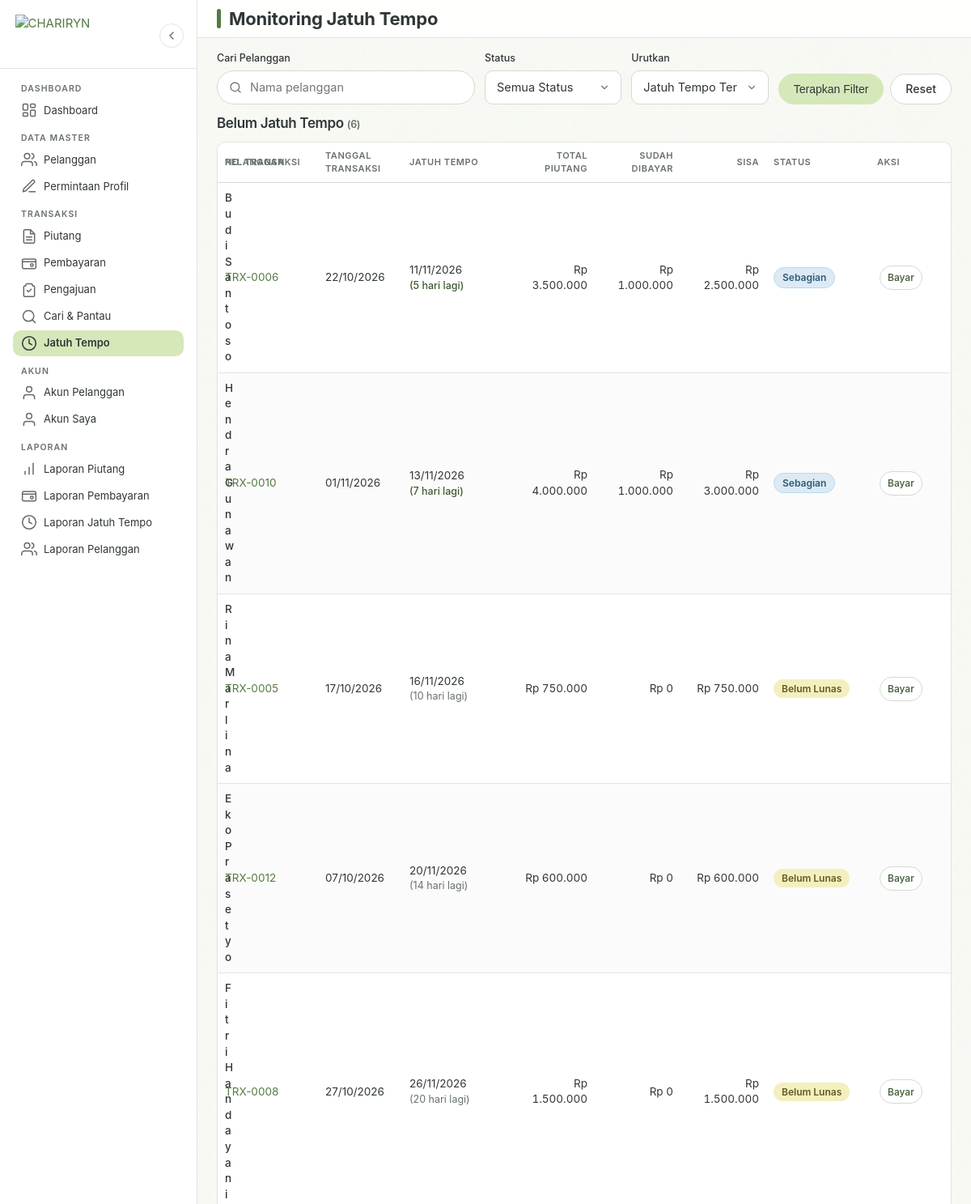
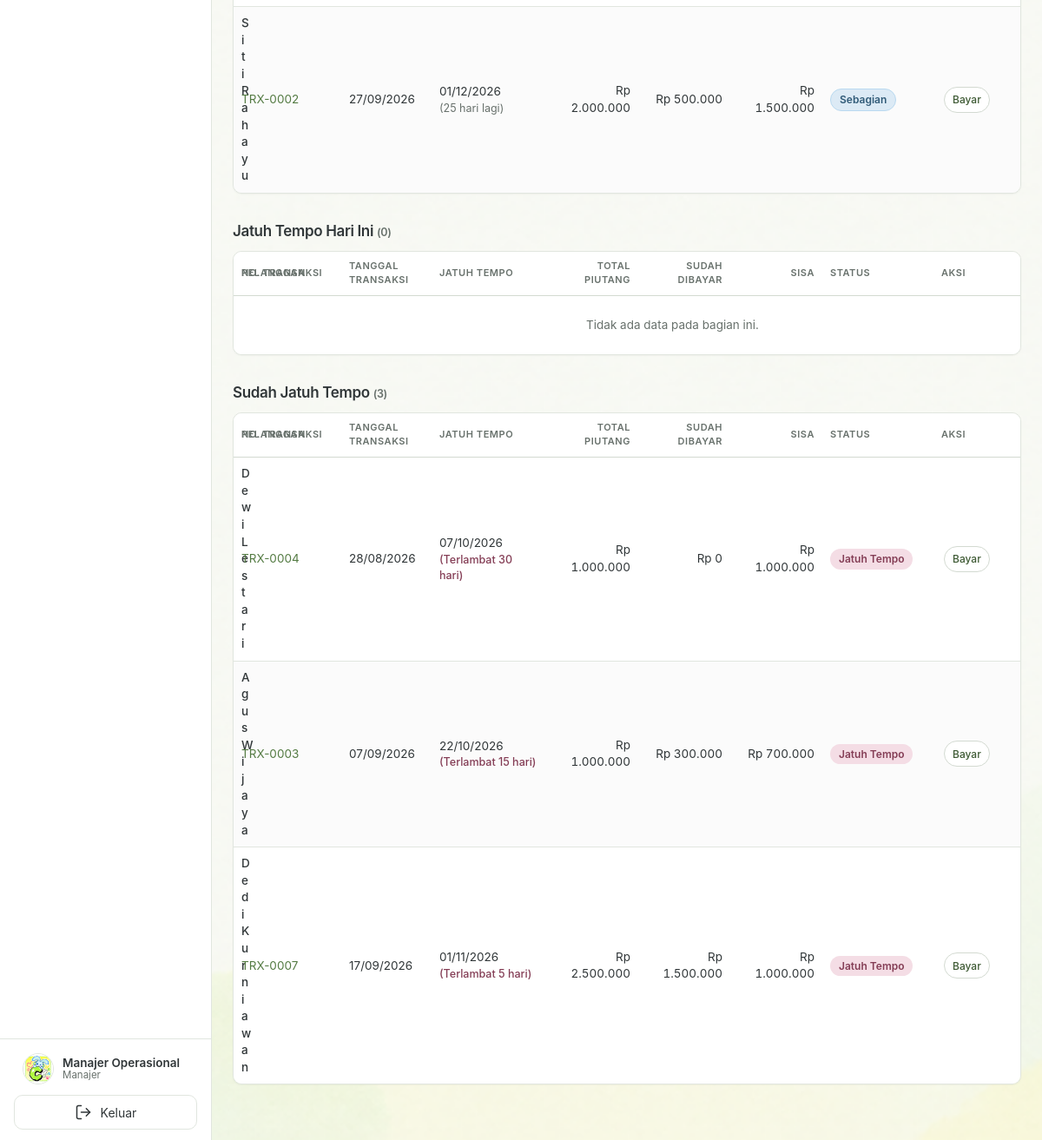
Page /jatuh-tempo/index.php (signed in) on the committed database (2 pictures, top to bottom).
### tables this page shows
CREATE TABLE IF NOT EXISTS users (
    id_user INT UNSIGNED NOT NULL AUTO_INCREMENT,
    id_pelanggan INT UNSIGNED NULL,
    username VARCHAR(50) NOT NULL,
    password VARCHAR(255) NOT NULL,
    nama VARCHAR(100) NOT NULL,
    role ENUM('pemilik', 'manajer', 'pelanggan') NOT NULL DEFAULT 'manajer',
    status ENUM('belum aktif', 'aktif', 'nonaktif') NOT NULL DEFAULT 'belum aktif',
    token_aktivasi VARCHAR(64) NULL,
    token_aktivasi_berakhir DATETIME NULL,
    created_at DATETIME NOT NULL DEFAULT CURRENT_TIMESTAMP,
    updated_at DATETIME NOT NULL DEFAULT CURRENT_TIMESTAMP ON UPDATE CURRENT_TIMESTAMP,
    PRIMARY KEY (id_user),
    UNIQUE KEY uq_users_username (username),
    UNIQUE KEY uq_users_pelanggan (id_pelanggan),
    KEY idx_users_role_status (role, status),
    CONSTRAINT fk_users_pelanggan
        FOREIGN KEY (id_pelanggan) REFERENCES pelanggan (id_pelanggan)
        ON DELETE CASCADE ON UPDATE CASCADE
);

CREATE TABLE IF NOT EXISTS piutang (
    id_piutang INT UNSIGNED NOT NULL AUTO_INCREMENT,
    id_pelanggan INT UNSIGNED NOT NULL,
    no_transaksi VARCHAR(30) NOT NULL,
    tanggal_transaksi DATE NOT NULL,
    total_piutang DECIMAL(15,2) NOT NULL,
    jumlah_dibayar DECIMAL(15,2) NOT NULL DEFAULT 0.00,
    sisa_piutang DECIMAL(15,2) NOT NULL,
    jatuh_tempo DATE NOT NULL,
    status ENUM('Belum Lunas', 'Sebagian', 'Lunas', 'Jatuh Tempo') NOT NULL DEFAULT 'Belum Lunas',
    keterangan TEXT NULL,
    created_at DATETIME NOT NULL DEFAULT CURRENT_TIMESTAMP,
    updated_at DATETIME NOT NULL DEFAULT CURRENT_TIMESTAMP ON UPDATE CURRENT_TIMESTAMP,
    PRIMARY KEY (id_piutang),
    UNIQUE KEY uq_piutang_no_transaksi (no_transaksi),
    KEY idx_piutang_pelanggan (id_pelanggan),
    KEY idx_piutang_tanggal (tanggal_transaksi),
    KEY idx_piutang_jatuh_tempo (jatuh_tempo),
    KEY idx_piutang_status (status),
    KEY idx_piutang_status_tempo (status, jatuh_tempo),
    CONSTRAINT fk_piutang_pelanggan
        FOREIGN KEY (id_pelanggan) REFERENCES pelanggan (id_pelanggan)
        ON DELETE RESTRICT ON UPDATE CASCADE
);

CREATE TABLE IF NOT EXISTS pelanggan (
    id_pelanggan INT UNSIGNED NOT NULL AUTO_INCREMENT,
    kode_pelanggan VARCHAR(20) NOT NULL,
    nama_pelanggan VARCHAR(100) NOT NULL,
    alamat TEXT NULL,
    no_hp VARCHAR(20) NULL,
    email VARCHAR(100) NULL,
    status ENUM('aktif', 'nonaktif') NOT NULL DEFAULT 'aktif',
    created_at DATETIME NOT NULL DEFAULT CURRENT_TIMESTAMP,
    updated_at DATETIME NOT NULL DEFAULT CURRENT_TIMESTAMP ON UPDATE CURRENT_TIMESTAMP,
    PRIMARY KEY (id_pelanggan),
    UNIQUE KEY uq_pelanggan_kode (kode_pelanggan),
    KEY idx_pelanggan_nama (nama_pelanggan),
    KEY idx_pelanggan_status (status)
);

### jatuh-tempo/index.php (the view, shortened to what the rows shown need)
<?php
requireManajer();
require_once BASE_PATH . '/includes/kepala.php';
$pdo = koneksiDatabase();
$cari = bersihkan($_GET['cari'] ?? '');
$status = bersihkan($_GET['status'] ?? '');
$urut = bersihkan($_GET['urut'] ?? 'tempo');
$halaman = max(1, (int) ($_GET['halaman'] ?? 1));
$perHalaman = 20;
$kondisi = ["p.status <> 'Lunas'"];
$parameter = [];
$where = 'WHERE ' . implode(' AND ', $kondisi);
$sqlOrder = $urut === 'sisa' ? 'p.sisa_piutang DESC' : 'p.jatuh_tempo ASC';
$stmt = $pdo->prepare(
    "SELECT
        p.id_piutang, p.no_transaksi, p.tanggal_transaksi, p.jatuh_tempo,
        p.total_piutang, p.jumlah_dibayar, p.sisa_piutang, p.status,
        pl.nama_pelanggan,
        CASE
            WHEN p.jatuh_tempo < CURDATE() THEN 'lewat'
            WHEN p.jatuh_tempo = CURDATE() THEN 'hari-ini'
            ELSE 'mendatang'
        END AS kategori
     FROM piutang AS p
     JOIN pelanggan AS pl ON pl.id_pelanggan = p.id_pelanggan
     $where
     ORDER BY FIELD(kategori, 'mendatang', 'hari-ini', 'lewat') ASC, $sqlOrder
     LIMIT :batas OFFSET :offset"
);
$stmt->bindValue(':batas', $perHalaman, PDO::PARAM_INT);
$stmt->bindValue(':offset', ($halaman - 1) * $perHalaman, PDO::PARAM_INT);
$stmt->execute();
$daftar = $stmt->fetchAll();
$stmt = $pdo->prepare(
    "SELECT
        CASE
            WHEN p.jatuh_tempo < CURDATE() THEN 'lewat'
            WHEN p.jatuh_tempo = CURDATE() THEN 'hari-ini'
            ELSE 'mendatang'
        END AS kategori,
        COUNT(*) AS jumlah
     FROM piutang AS p
     JOIN pelanggan AS pl ON pl.id_pelanggan = p.id_pelanggan
     $where
     GROUP BY kategori"
);
$stmt->execute($parameter);
$jumlahKategori = ['mendatang' => 0, 'hari-ini' => 0, 'lewat' => 0];
foreach ($stmt->fetchAll() as $baris) {
    $jumlahKategori[$baris['kategori']] = (int) $baris['jumlah'];
}
$bagian = ['mendatang' => [], 'hari-ini' => [], 'lewat' => []];
foreach ($daftar as $baris) {
    $bagian[$baris['kategori']][] = $baris;
}
$adaFilter = $cari !== '' || $status !== '';
?>
<?php
$judulBagian = [
    'mendatang' => 'Belum Jatuh Tempo',
    'hari-ini' => 'Jatuh Tempo Hari Ini',
    'lewat' => 'Sudah Jatuh Tempo',
];
foreach ($bagian as $kunci => $barisBagian):
?>
    <section class="mb-xl" aria-label="<?= e($judulBagian[$kunci]) ?>">
        <div class="kartu-judul">
            <h3><?= e($judulBagian[$kunci]) ?> <span class="teks-kecil">(<?= (int) $jumlahKategori[$kunci] ?>)</span></h3>
        </div>
        <div class="table-wrapper">
            <table class="tabel">
                <thead>
                    <tr>
                        <th class="col-kode">No. Transaksi</th>
                        <th class="col-tanggal">Tanggal Transaksi</th>
                        <th class="col-tempo">Jatuh Tempo</th>
                        <th class="angka col-angka">Total Piutang</th>
                        <th class="angka col-angka">Sudah Dibayar</th>
                        <th class="angka col-angka">Sisa</th>
                        <th class="col-status">Status</th>
                        <th class="tabel-aksi col-aksi">Aksi</th>
                    </tr>
                </thead>
                <tbody>
                    <?php if ($barisBagian === []): ?>
                        <tr class="tabel-baris-kosong"><td colspan="9"><?= $adaFilter ? 'Tidak ada data sesuai filter.' : 'Tidak ada data pada bagian ini.' ?></td></tr>
                    <?php else: ?>
                        <?php foreach ($barisBagian as $baris): ?>
                            <?php
                                $selisih = selisihHariDariHariIni((string) $baris['jatuh_tempo']);
                                if ($selisih > 0) {
                                    $labelTempo = 'Terlambat ' . $selisih . ' hari';
                                    $kelasTempo = 'lewat';
                                } elseif ($selisih === 0) {
                                    $labelTempo = 'Hari ini';
                                    $kelasTempo = '';
                                } else {
                                    $labelTempo = abs($selisih) . ' hari lagi';
                                    $kelasTempo = abs($selisih) <= 7 ? 'segera' : '';
                                }
                            ?>
                            <tr>
                                <td class="tabel-nama"><?= e($baris['nama_pelanggan']) ?></td>
                                <td><a href="<?= BASE_URL ?>piutang/detail.php?id=<?= (int) $baris['id_piutang'] ?>" data-modal data-judul="Histori Piutang <?= e($baris['no_transaksi']) ?>"><?= e($baris['no_transaksi']) ?></a></td>
                                <td><?= e(formatTanggalIndonesia((string) $baris['tanggal_transaksi'])) ?></td>
                                <td><?= e(formatTanggalIndonesia((string) $baris['jatuh_tempo'])) ?> <span class="label-tempo <?= e($kelasTempo) ?>">(<?= e($labelTempo) ?>)</span></td>
                                <td class="angka"><?= e(formatRupiah($baris['total_piutang'])) ?></td>
                                <td class="angka"><?= e(formatRupiah($baris['jumlah_dibayar'])) ?></td>
                                <td class="angka"><?= e(formatRupiah($baris['sisa_piutang'])) ?></td>
                                <td><?= badgeStatus((string) $baris['status']) ?></td>
                                <td class="tabel-aksi"><a href="<?= BASE_URL ?>pembayaran/tambah.php?id_piutang=<?= (int) $baris['id_piutang'] ?>" data-modal data-judul="Catat Pembayaran <?= e($baris['no_transaksi']) ?>">Bayar</a></td>
                            </tr>
                        <?php endforeach; ?>
                    <?php endif; ?>
                </tbody>
            </table>
        </div>
    </section>
<?php endforeach; ?>
<?php require_once BASE_PATH . '/includes/footer.php'; ?>

### includes/sidebar.php (shortened to what the rows shown need)
<?php
$peran_sidebar = roleUser();
?>
<aside class="sidebar" id="sidebar">
<?php
$nama_profil = (string) (userSaatIni()['nama'] ?? 'Pengguna');
$label_role_profil = labelRole($peran_sidebar);
?>
    <div class="sidebar-kaki">
        <div class="profil-ringkas">
            <div class="profil-info">
                <span class="nama-user"><?= e($nama_profil) ?></span>
                <span class="role-user"><?= e($label_role_profil) ?></span>
            </div>
        </div>
    </div>
</aside>

### helpers/piutang.php (shortened to what the rows shown need)
<?php
function badgeStatus(string $status): string
{
    $kelas = match ($status) {
        'Lunas' => 'badge-lunas',
        'Sebagian' => 'badge-sebagian',
        'Jatuh Tempo' => 'badge-jatuh-tempo',
        default => 'badge-belum-lunas',
    };
    return '<span class="badge ' . $kelas . '">' . e($status) . '</span>';
}

### rows in the picture
users: nama "Manajer Operasional"
piutang: id_pelanggan.nama_pelanggan "Budi Santoso", no_transaksi "TRX-0006", tanggal_transaksi "22/10/2026", jatuh_tempo "11/11/2026", jatuh_tempo "5 hari lagi", total_piutang "Rp 3.500.000", jumlah_dibayar "Rp 1.000.000", sisa_piutang "Rp 2.500.000", status "Sebagian"
piutang: id_pelanggan.nama_pelanggan "Hendra Gunawan", no_transaksi "TRX-0010", tanggal_transaksi "01/11/2026", jatuh_tempo "13/11/2026", jatuh_tempo "7 hari lagi", total_piutang "Rp 4.000.000", jumlah_dibayar "Rp 1.000.000", sisa_piutang "Rp 3.000.000", status "Sebagian"
piutang: id_pelanggan.nama_pelanggan "Rina Marlina", no_transaksi "TRX-0005", tanggal_transaksi "17/10/2026", jatuh_tempo "16/11/2026", jatuh_tempo "10 hari lagi", total_piutang "Rp 750.000", jumlah_dibayar "Rp 0", sisa_piutang "Rp 750.000", status "Belum Lunas"
piutang: id_pelanggan.nama_pelanggan "Eko Prasetyo", no_transaksi "TRX-0012", tanggal_transaksi "07/10/2026", jatuh_tempo "20/11/2026", jatuh_tempo "14 hari lagi", total_piutang "Rp 600.000", jumlah_dibayar "Rp 0", sisa_piutang "Rp 600.000", status "Belum Lunas"
piutang: id_pelanggan.nama_pelanggan "Fitri Handayani", no_transaksi "TRX-0008", tanggal_transaksi "27/10/2026", jatuh_tempo "26/11/2026", jatuh_tempo "20 hari lagi", total_piutang "Rp 1.500.000", jumlah_dibayar "Rp 0", sisa_piutang "Rp 1.500.000", status "Belum Lunas"
piutang: id_pelanggan.nama_pelanggan "Siti Rahayu", no_transaksi "TRX-0002", tanggal_transaksi "27/09/2026", jatuh_tempo "01/12/2026", jatuh_tempo "25 hari lagi", total_piutang "Rp 2.000.000", jumlah_dibayar "Rp 500.000", sisa_piutang "Rp 1.500.000", status "Sebagian"
piutang: id_pelanggan.nama_pelanggan "Dewi Lestari", no_transaksi "TRX-0004", tanggal_transaksi "28/08/2026", jatuh_tempo "07/10/2026", jatuh_tempo "Terlambat 30 hari", total_piutang "Rp 1.000.000", jumlah_dibayar "Rp 0", sisa_piutang "Rp 1.000.000", status "Jatuh Tempo"
piutang: id_pelanggan.nama_pelanggan "Agus Wijaya", no_transaksi "TRX-0003", tanggal_transaksi "07/09/2026", jatuh_tempo "22/10/2026", jatuh_tempo "Terlambat 15 hari", total_piutang "Rp 1.000.000", jumlah_dibayar "Rp 300.000", sisa_piutang "Rp 700.000", status "Jatuh Tempo"
piutang: id_pelanggan.nama_pelanggan "Dedi Kurniawan", no_transaksi "TRX-0007", tanggal_transaksi "17/09/2026", jatuh_tempo "01/11/2026", jatuh_tempo "Terlambat 5 hari", total_piutang "Rp 2.500.000", jumlah_dibayar "Rp 1.500.000", sisa_piutang "Rp 1.000.000", status "Jatuh Tempo"

### other values in the picture
$label "Dashboard Pelanggan Permintaan Profil Piutang Pembayaran Pengajuan Cari & Pantau Jatuh Tempo Akun Pelanggan Akun Saya Laporan Piutang Laporan Pembayaran Laporan Jatuh Tempo Laporan Pelanggan"
$label_role_profil "Manajer"
$judul_halaman "Monitoring Jatuh Tempo"
$judulBagian[$kunci] "Belum Jatuh Tempo"
$jumlahKategori[$kunci] "6"
$judulBagian[$kunci] "Jatuh Tempo Hari Ini"
$jumlahKategori[$kunci] "0"
$judulBagian[$kunci] "Sudah Jatuh Tempo"
$jumlahKategori[$kunci] "3"
